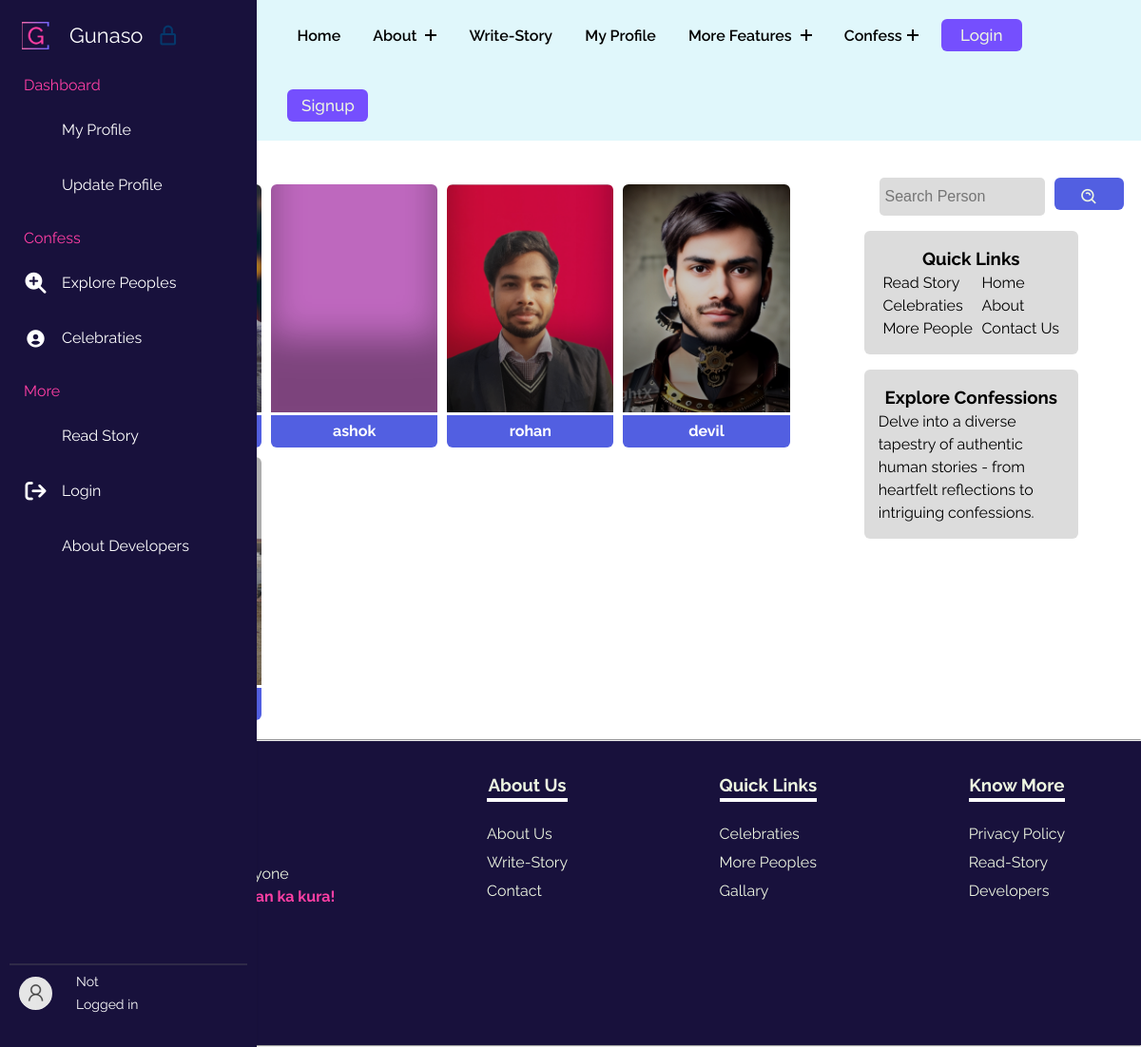
The page /persons/ on the database as committed earlier.
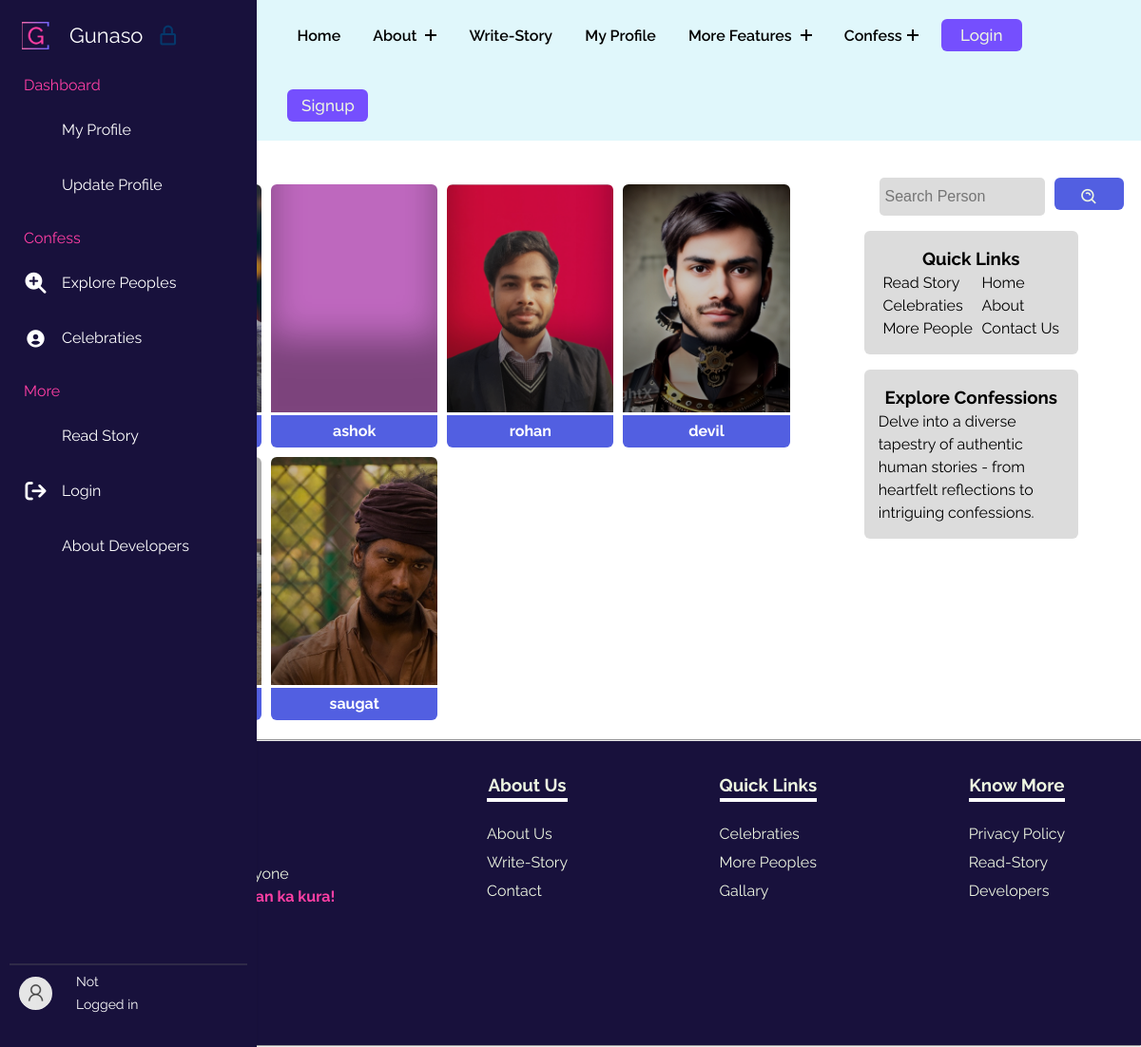
The same page on the database as committed later.
### gunasoApp/models.py (models this page shows, shortened)
class Profile(models.Model):
    user = models.OneToOneField(User, on_delete=models.CASCADE, related_name="Profile")
    image = models.ImageField(upload_to="gunasoApp/images/loggeduserImages", blank=True, default="upload-image")

### gunasoApp/views.py (the view, shortened to what this page needs)
# urls.py: path('persons/',views.persons, name='person'),
def persons(request):
    if request.user.is_anonymous:
        all_users = Profile.objects.all()
        uppercontext = {
            "all_users": all_users,
        }
        return render(request, 'persons.html', uppercontext)

### templates/persons.html (shortened to what this page needs)
{% extends 'base.html' %}
{% load static %}
        {% block base_style%}
        {{ block.super }}
        <link rel="stylesheet" href="{% static 'styles/persons.css' %}">
        {% endblock base_style%}
        {% block content %}
        <div class="famoustopicsmain">
            <div class="containflex">
                <div class="leftside">
                    <h2>Connect <span class="blue">with:</span></h2>
                    <div class="gridcontain">
                        {% for profile in all_users %}
                        <div data-aos="fade-up">
                            <div class="card" style="background-image: url(../media/{{profile.image}});">
                            </div>
                            <div class="linksbtns">
                                <a class="usernameanchor" href="../user/{{ profile.user }}">{{ profile.user }}</a>
                            </div>
                        </div>
                        {% endfor %}
                    </div>
                </div>
                <div class="rightside">
                    <div class="searchdiv" data-aos="fade-down">
                        <form method="get" action="{% url 'searchperson' %}">
                            <input class="searchinp" type="search" placeholder="Search Person" aria-label="Search"
                                name="query" id="query">
                            <button class="copybtn" type="submit" style="margin: 0;">
                                <i class='bx bx-search-alt'></i>
                            </button>
                        </form>
                    </div>
                    <div class="catandside">
                        <div class="categoriesdiv" data-aos="fade-down">
                            <h3>Quick Links</h3>
                            <div class="uls">
                                <ul class="lineone">
                                    <li><a href="/read-story">Read Story</a></li>
                                    <li><a href="/topics">Celebraties</a></li>
                                    <li><a href="#">More People</a></li>
                                </ul>
                                <ul class="lineone">
                                    <li><a href="/">Home</a></li>
                                    <li><a href="/about">About</a></li>
                                    <li><a href="/contact">Contact Us</a></li>
                                </ul>
                            </div>
                        </div>
                        <div class="categoriesdiv" data-aos="fade-up">
                            <h3>Explore Confessions</h3>
                            <p>Delve into a diverse tapestry of authentic human stories - from heartfelt reflections to
                                intriguing confessions.</p>
                        </div>
                    </div>
                </div>
            </div>
        </div>
        {% endblock %}

Rows that differ between the two databases and show on the page:
added Profile: image (picture), user "saugat"
